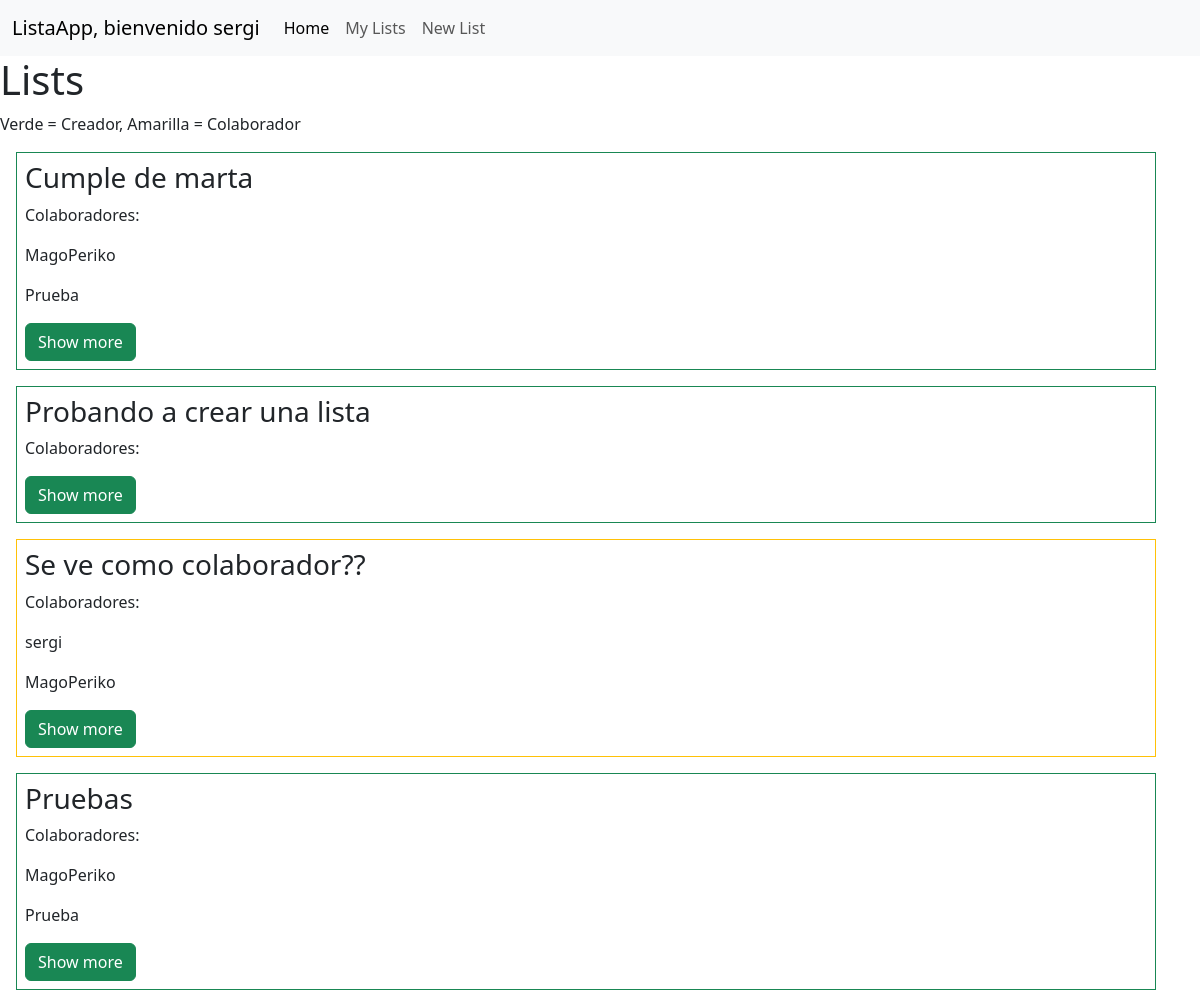
The page /lists/ (signed in) on the database its author committed.
### lists/models.py (models this page shows)
class List(models.Model):
    name = models.CharField(max_length=50)
    description = models.CharField(max_length=256)
    creator = models.ForeignKey(User, on_delete=models.CASCADE, related_name="created_lists")
    created_on = models.DateTimeField(auto_now_add=True)
    collaborators = models.ManyToManyField(User, related_name="collaborated_lists", blank=True)
    def __str__(self): #método para mostrar el título cuando se quiera mostrar un registro, por ejemplo en el panel admin
        return self.name + ' - de ' + self.creator.username

### lists/views.py (the view)
# urls.py: path('lists/', listsViews.lists, name='lists'),
@login_required
def lists(request):
    lists = List.objects.filter(Q(creator=request.user) | Q(collaborators=request.user)).order_by('created_on').distinct()
    print(lists)
    return render(request, 'lists.html',{
        'title': 'Lists',
        'lists': lists
    })

### lists/templates/lists.html
{% extends 'base_lists.html' %}
{% block content %}
<h1>{{title}}</h1>
<p>Verde = Creador, Amarilla = Colaborador</p>
    {% for list in lists %}
    {% if request.user == list.creator %}
    <div class="container border border-success p-2 m-3">
    {% else %}
    <div class="container border border-warning p-2 m-3">
    {% endif %}
        <h3>
            {{list.name}}
        </h3>
        <p>Colaboradores:</p>
        {% for collaborator in list.collaborators.all %}
        <p>{{collaborator.username}}</p>
        {% endfor %}
        <a class="btn btn-success" href="{% url 'list_details' list.id %}">Show more</a>
    </div>
    {% endfor %}
{% endblock %}

### lists/templates/base_lists.html (shortened to what this page needs)
<!DOCTYPE html>
<html lang="en">
<head>
    <link href="https://cdn.jsdelivr.net/npm/bootstrap@5.3.3/dist/css/bootstrap.min.css" rel="stylesheet">
</head>
<body>
    <nav class="navbar navbar-expand-lg bg-body-tertiary">
        <div class="container-fluid">
            <a class="navbar-brand" href="{% url 'home' %}">ListaApp, bienvenido {{user}}</a>
            <div class="collapse navbar-collapse" id="navbarSupportedContent">
                <ul class="navbar-nav me-auto mb-2 mb-lg-0">
                    <li class="nav-item">
                        <a class="nav-link active" aria-current="page" href="{% url 'home' %}">Home</a>
                    </li>
                    {% if user.is_authenticated %}
                        <li class="nav-item">
                            <a class="nav-link" href="{% url 'lists' %}">My Lists</a>
                        </li>
                        <li class="nav-item">
                            <a class="nav-link" href="{% url 'create_list' %}">New List</a>
                        </li>
                    {% endif %}
                </ul>
            </div>
        </div>
    </nav>
    {% block content %}
    {% endblock %}
</body>
</html>

### rows shown on the page
List: name "Cumple de marta"
List: name "Probando a crear una lista"
List: name "Se ve como colaborador??"
List: name "Pruebas"

### other values the page prints
{{ user }} "sergi"
{{ title }} "Lists"
{{ collaborator.username }} "MagoPeriko"
{{ collaborator.username }} "Prueba"
{{ collaborator.username }} "sergi"
